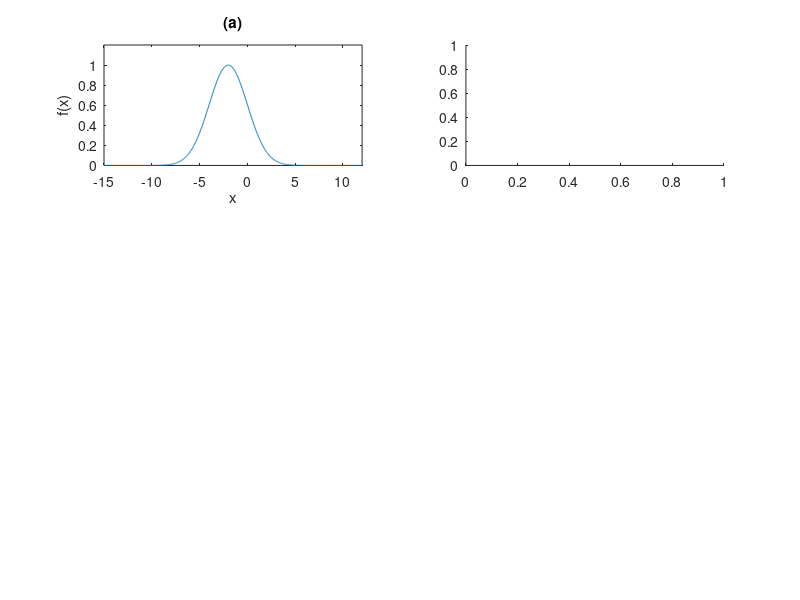

Write MATLAB code to recreate this figure. (Note: this script raises an error after producing the figure.)
%
% lab_epi.m
% Carl Tape, GEOS 627, Inverse Problems and Parameter Estimation
%
% Example script for generating samples of a function using the rejection
% method (Tarantola 2005, Section 2.3.2).
%
% See notes for lab exercise lab_epi.pdf
%
% This script is a guide to the epicenter homework problem presented as
% Problem 7-1 in Tarantola (2005).
%
% calls plot_histo.m
%

clear, close all, clc

% limits for x to consider
% OUTSIDE THESE LIMITS WE ASSUME THAT f(x) = 0
xmin = -15; xmax = 12;

% define in-line function f(x)
x1 = -2; A1 = 2; sig1 = 2;
x2 =  4; A2 = 1; sig2 = 0.5;
% note that parameters x0 and A must be previously defined
f = @(x) ( A1*exp(-(x-x1).^2/(2*sig1^2)) );
%f = @(x) ( A1*exp(-(x-x1).^2/(2*sig1^2)) + A2*exp(-(x-x2).^2/(2*sig2^2)) );

% KEY TECHNICAL POINT: f is a function, not a numerical array
% (note that x is not a stored array)
whos

% generate samples
NTRY = 1e5;
xtry = xmin + (xmax-xmin)*rand(NTRY,1);

% sample the function
fmax = max([A1 A2]);
ftry = f(xtry) / fmax;          % SET A: values between 0 and 1
chance = rand(NTRY,1);          % SET B: values between 0 and 1

% KEY COMMAND: compare pairs of test samples in sets A and B,
%              then accept or reject the test sample
xkeep = xtry(ftry > chance);

% plot
xcurve = linspace(xmin,xmax,1000);
figure; nr=3; nc=2;
edges1 = [xmin:0.2:xmax];
edges2 = [0:0.05:1];
subplot(nr,nc,1); plot(xcurve,f(xcurve)/fmax);
xlabel('x'); ylabel('f(x)'); title('(a)'); axis([xmin xmax 0 1.2]);
subplot(nr,nc,2); plot_histo(xtry,edges1);
xlabel('xtry'); title('(b)'); 
subplot(nr,nc,3); plot_histo(ftry,edges2);
xlabel('f(xtry)'); title('(c)'); 
subplot(nr,nc,4); plot_histo(chance,edges2);
xlabel('chance'); title('(d)'); 
subplot(nr,nc,5); plot_histo(xkeep,edges1);
xlabel('xkeep');  title('(e)'); xlim([xmin xmax]);

%==========================================================================
